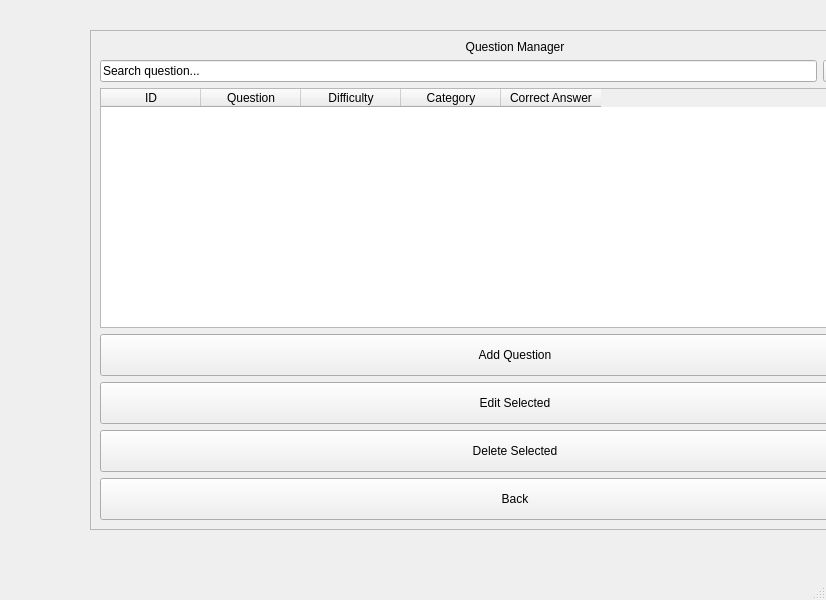
<?xml version="1.0" encoding="UTF-8"?>
<ui version="4.0">
 <class>QuestionManagerWindow</class>
 <widget class="QMainWindow" name="QuestionManagerWindow">
  <property name="geometry">
   <rect>
    <x>0</x>
    <y>0</y>
    <width>826</width>
    <height>600</height>
   </rect>
  </property>
  <property name="windowTitle">
   <string>MainWindow</string>
  </property>
  <widget class="QWidget" name="centralwidget">
   <widget class="QFrame" name="frameQuestionManager">
    <property name="geometry">
     <rect>
      <x>90</x>
      <y>30</y>
      <width>850</width>
      <height>500</height>
     </rect>
    </property>
    <property name="minimumSize">
     <size>
      <width>850</width>
      <height>500</height>
     </size>
    </property>
    <property name="maximumSize">
     <size>
      <width>1100</width>
      <height>700</height>
     </size>
    </property>
    <property name="frameShape">
     <enum>QFrame::Shape::StyledPanel</enum>
    </property>
    <property name="frameShadow">
     <enum>QFrame::Shadow::Raised</enum>
    </property>
    <layout class="QVBoxLayout" name="verticalLayout">
     <item>
      <widget class="QLabel" name="labelTitle">
       <property name="text">
        <string>Question Manager</string>
       </property>
       <property name="alignment">
        <set>Qt::AlignmentFlag::AlignCenter</set>
       </property>
      </widget>
     </item>
     <item>
      <layout class="QHBoxLayout" name="horizontalLayout">
       <item>
        <widget class="QLineEdit" name="lineEditSearch">
         <property name="text">
          <string>Search question...</string>
         </property>
        </widget>
       </item>
       <item>
        <widget class="QComboBox" name="comboBoxCategoryFilter">
         <item>
          <property name="text">
           <string>All Categories</string>
          </property>
         </item>
        </widget>
       </item>
      </layout>
     </item>
     <item>
      <widget class="QTableWidget" name="tableWidgetQuestions">
       <property name="columnCount">
        <number>5</number>
       </property>
       <column>
        <property name="text">
         <string>ID</string>
        </property>
       </column>
       <column>
        <property name="text">
         <string>Question</string>
        </property>
       </column>
       <column>
        <property name="text">
         <string>Difficulty</string>
        </property>
       </column>
       <column>
        <property name="text">
         <string>Category</string>
        </property>
       </column>
       <column>
        <property name="text">
         <string>Correct Answer</string>
        </property>
       </column>
      </widget>
     </item>
     <item>
      <widget class="QPushButton" name="pushButtonAddQuestion">
       <property name="minimumSize">
        <size>
         <width>0</width>
         <height>42</height>
        </size>
       </property>
       <property name="text">
        <string>Add Question</string>
       </property>
      </widget>
     </item>
     <item>
      <widget class="QPushButton" name="pushButtonEditQuestion">
       <property name="minimumSize">
        <size>
         <width>0</width>
         <height>42</height>
        </size>
       </property>
       <property name="text">
        <string>Edit Selected</string>
       </property>
      </widget>
     </item>
     <item>
      <widget class="QPushButton" name="pushButtonDeleteQuestion">
       <property name="minimumSize">
        <size>
         <width>0</width>
         <height>42</height>
        </size>
       </property>
       <property name="text">
        <string>Delete Selected</string>
       </property>
      </widget>
     </item>
     <item>
      <widget class="QPushButton" name="pushButtonBack">
       <property name="minimumSize">
        <size>
         <width>0</width>
         <height>42</height>
        </size>
       </property>
       <property name="text">
        <string>Back</string>
       </property>
      </widget>
     </item>
    </layout>
   </widget>
  </widget>
  <widget class="QMenuBar" name="menubar">
   <property name="geometry">
    <rect>
     <x>0</x>
     <y>0</y>
     <width>826</width>
     <height>18</height>
    </rect>
   </property>
  </widget>
  <widget class="QStatusBar" name="statusbar"/>
 </widget>
 <resources/>
 <connections/>
</ui>
